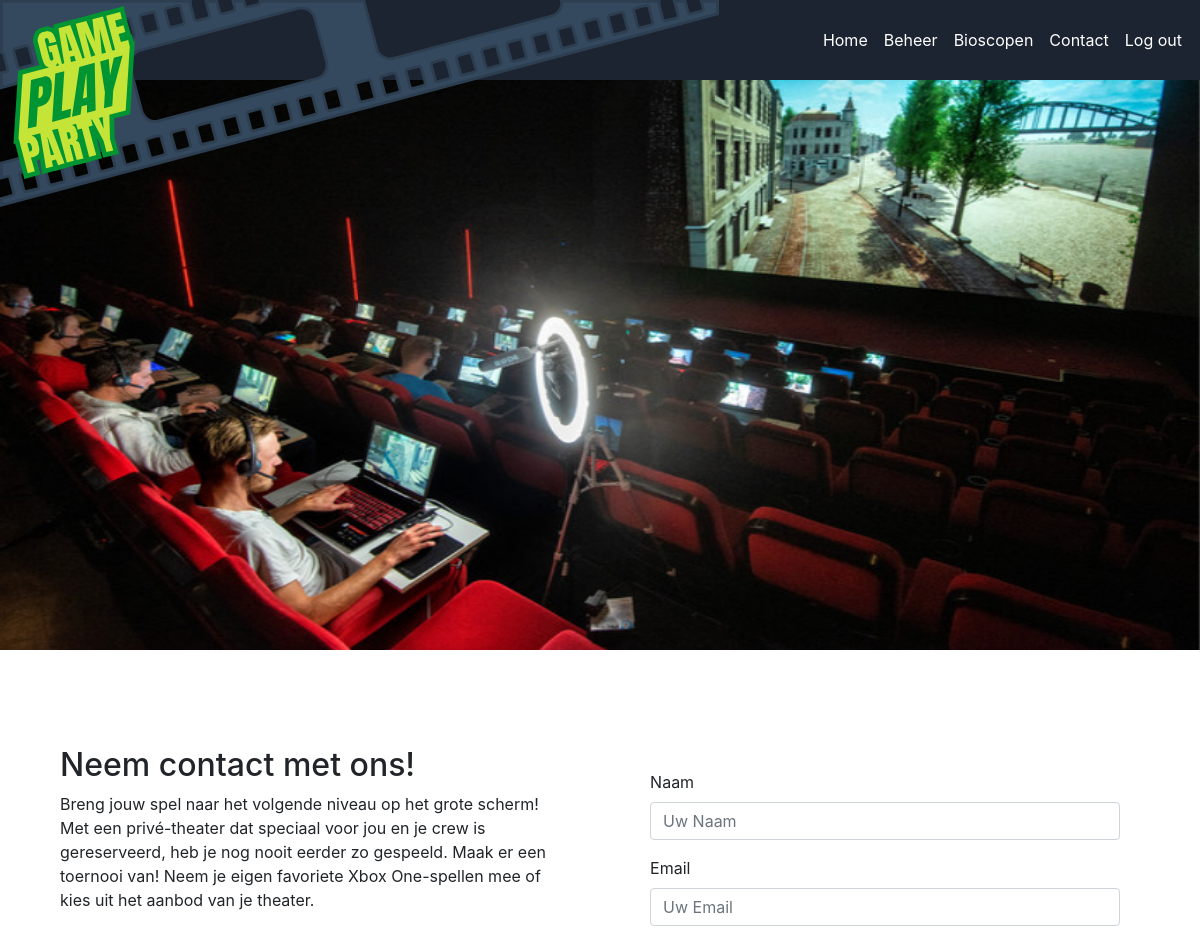
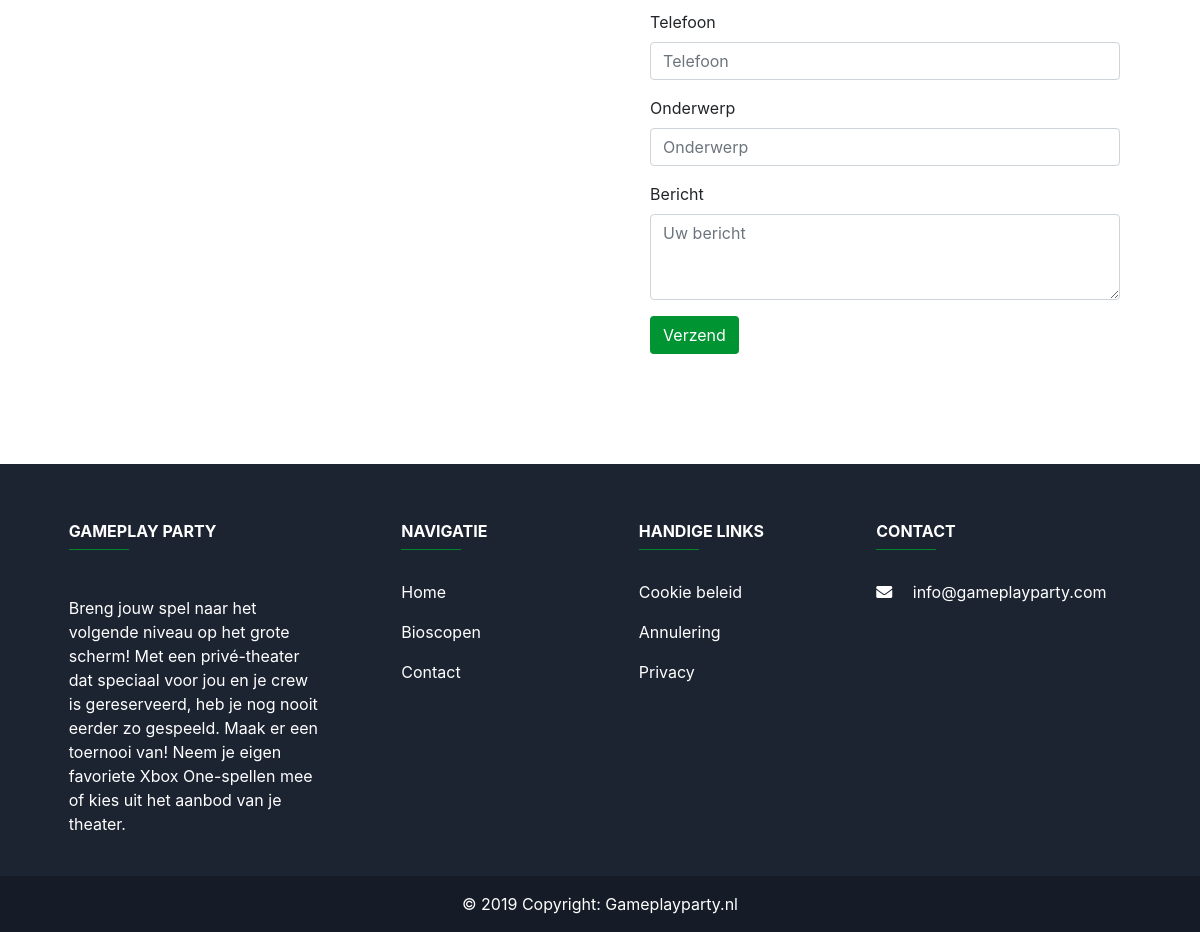
/?request=contact (signed in), run on the app's committed database (2 pictures, top to bottom).
### tables this page shows
CREATE TABLE `contentmanagement` (
  `paginaID` int(255) NOT NULL,
  `owner` varchar(255) NOT NULL,
  `biosID` int(11) DEFAULT NULL,
  `pagina` varchar(100) NOT NULL,
  `content` text NOT NULL,
  `image` varchar(200) NOT NULL
);

### index.php (called while the page is built)
<?php
include 'header.php';
require_once 'Controller/WebsiteController.php';
$controller = new WebsiteController();
$controller->handleRequest();
include "footer.php";

### model/DataHandler.php (called while the page is built, shortened)
<?php
class DataHandler
{
    public function __construct($host, $dbdriver, $dbname, $username, $password)
    {
        $this->host = $host;
        $this->dbdriver = $dbdriver;
        $this->dbname = $dbname;
        $this->username = $username;
        $this->password = $password;
        try {
            $this->dbh = new PDO("$this->dbdriver:host=$this->host;dbname=$this->dbname", $this->username, $this->password);
            $this->dbh->setAttribute(PDO::ATTR_ERRMODE, PDO::ERRMODE_EXCEPTION);
            return true;
        } catch (PDOException $e) {
            echo "Connection with " . $this->dbdriver . " failed: " . $e->getMessage();
        }
    }
    public function getData($sql)
    {
        $result = $this->dbh->query($sql, PDO::FETCH_ASSOC);
        return $result;
    }
}

### model/Logic.php (called while the page is built, shortened)
<?php
require_once 'model/DataHandler.php';
class Logic
{
    public function __construct()
    {
        $this->DataHandler = new DataHandler("localhost", "mysql", "GamePlayParty", "ilias", "12345");
    }
    public function getContent($page)
    {
        $sql = "SELECT * FROM contentmanagement WHERE contentmanagement.pagina = '$page'";
        $result = $this->DataHandler->getData($sql);
        return $result;
    }
}

### view/contact.php (the view, shortened to what this page needs)
<div class="hero">
    <img src="./assets/img/hero/download.jpeg" class="hero">
</div>
<div class="contact-section container">
    <div class="row">
        <div class="col-12 col-md-6">
            <div class="contact-text col-md-6 col-12">
            <?php
        while ($row = $result->fetch(PDO::FETCH_ASSOC)) { ?>
            <p id="contentData" style="display: block"><?php echo $row['content'] ?></p>
        <?php } ?>
            </div>
        </div>
        <div class="col-12 col-md-6 contact-form-container">
            <form action="#" method="POST">
                <div class="form-group">
                    <label for="InputName">Naam</label>
                    <input type="text" class="form-control" name="naam" id="InputName" placeholder="Uw Naam" required>
                </div>
                <div class="form-group">
                    <label for="InputEmail">Email</label>
                    <input type="email" class="form-control" name="email" id="InputEmail" placeholder="Uw Email" required>
                </div>
                <div class="form-group">
                    <label for="InputPhone">Telefoon</label>
                    <input type="text" class="form-control" name="telefoon" id="InputPhone" placeholder="Telefoon">
                </div>
                <div class="form-group">
                    <label for="InputSubject">Onderwerp</label>
                    <input type="text" class="form-control" name="onderwerp" id="InputSubject" placeholder="Onderwerp" required>
                </div>
                <div class="form-group">
                    <label for="FormControlTextarea">Bericht</label>
                    <textarea class="form-control" name="bericht" id="FormControlTextarea" rows="3" placeholder="Uw bericht"
                              required></textarea>
                </div>
                <button type="submit" name="contactsubmit" class="btn-custom btn-green">Verzend</button>
            </form>
        </div>
    </div>
</div>

### footer.php (shortened to what this page needs)
<footer class="page-footer font-small">
    <div class="container text-center text-md-left mt-5">
        <div class="row mt-3">
            <div class="col-md-3 col-lg-4 col-xl-3 mx-auto mb-4">
                <h6 class="text-uppercase font-weight-bold">Gameplay Party</h6>
                <hr class="mb-4 mt-0 d-inline-block mx-auto" style="width: 60px;">
                <?php
            $servername = "localhost";
            $username = "ilias";
            $password = "12345";
            $dbname = "GamePlayParty";
            $conn = new mysqli($servername, $username, $password, $dbname);
            $sql = "SELECT * FROM contentmanagement WHERE pagina = 'footerContent';";
            $result = $conn->query($sql);
            if ($result->num_rows > 0) {
                while($row = $result->fetch_assoc()) {
                    echo "<p id='contentData'>". $row['content']."</p>";
                }
            } else {
                echo "0 results";
            }
    ?>
            </div>
            <div class="col-md-2 col-lg-2 col-xl-2 mx-auto mb-4">
                <h6 class="text-uppercase font-weight-bold">Navigatie</h6>
                <hr class="mb-4 mt-0 d-inline-block mx-auto" style="width: 60px;">
                <p>
                    <a href="index.php">Home</a>
                </p>
                <p>
                    <a href="?request=bioscopen">Bioscopen</a>
                </p>
                <p>
                    <a href="?request=contact">Contact</a>
                </p>
            </div>
            <div class="col-md-3 col-lg-2 col-xl-2 mx-auto mb-4">
                <h6 class="text-uppercase font-weight-bold">Handige links</h6>
                <hr class="mb-4 mt-0 d-inline-block mx-auto" style="width: 60px;">
                <p>
                    <a href="?request=cookie-beleid">Cookie beleid</a>
                </p>
                <p>
                    <a href="?request=annulering-beleid">Annulering</a>
                </p>
                <p>
                    <a href="?request=algemene-voorwaarden">Privacy</a>
                </p>
            </div>
            <div class="col-md-4 col-lg-3 col-xl-3 mx-auto mb-md-0 mb-4">
                <h6 class="text-uppercase font-weight-bold">Contact</h6>
                <hr class="mb-4 mt-0 d-inline-block mx-auto" style="width: 60px;">
                <p>
                    <i class="fas fa-envelope mr-3"></i> info@gameplayparty.com</p>
            </div>
        </div>
    </div>
    <div class="footer-copyright text-center py-3">© 2019 Copyright:
        <a href="#"> Gameplayparty.nl</a>
    </div>
</footer>
</body>
</html>

### compiled/style.css (style rules this page uses)
body { margin: 0; }
footer { background-color: #1C2331; color: white; padding: 10px 0 0 0; }
footer div div div hr { background-color: #009432 !important; }
footer div div div p { color: white; }
footer div div div p a { color: white; }
footer div.footer-copyright { background-color: #161C27; }
footer div.footer-copyright a { color: white; }
html { scroll-behavior: smooth; }
.hero { width: 100%; }
.hero img { max-height: 650px; }
.btn-green { background-color: #009432 !important; color: white !important; border: 1px solid #009432; }
.btn-custom { display: inline-block; font-weight: 400; color: #212529; text-align: center; vertical-align: middle; -webkit-user-select: none; -moz-user-select: none; -ms-user-select: none; user-select: none; background-color: transparent; border: 1px solid transparent; padding: 0.375rem 0.75rem; font-size: 1rem; line-height: 1.5; border-radius: 0.25rem; transition: color 0.15s ease-in-out, background-color 0.15s ease-in-out, border-color 0.15s ease-in-out, box-shadow 0.15s ease-in-out; }
.contact-section { margin: 60px 0 50px 0; padding: 20px; }
.contact-form-container { margin: 40px auto; }
.contact-form-container form { max-width: 87%; margin: 0 auto; }
.contact-text { max-width: 100% !important; }

### data on the page
contentmanagement: content "Neem contact met ons! Breng jouw spel naar het volgende niveau op het grote scherm! Met een privé-theater dat speciaal voor jou en je crew is gereserveerd, heb je nog nooit eerder zo gespeeld. Maak er een toernooi van! Neem je eigen favoriete Xbox One-spellen mee of kies uit het aanbod van je theater."
contentmanagement: content "Breng jouw spel naar het volgende niveau op het grote scherm! Met een privé-theater dat speciaal voor jou en je crew is gereserveerd, heb je nog nooit eerder zo gespeeld. Maak er een toernooi van! Neem je eigen favoriete Xbox One-spellen mee of kies uit het aanbod van je theater."
